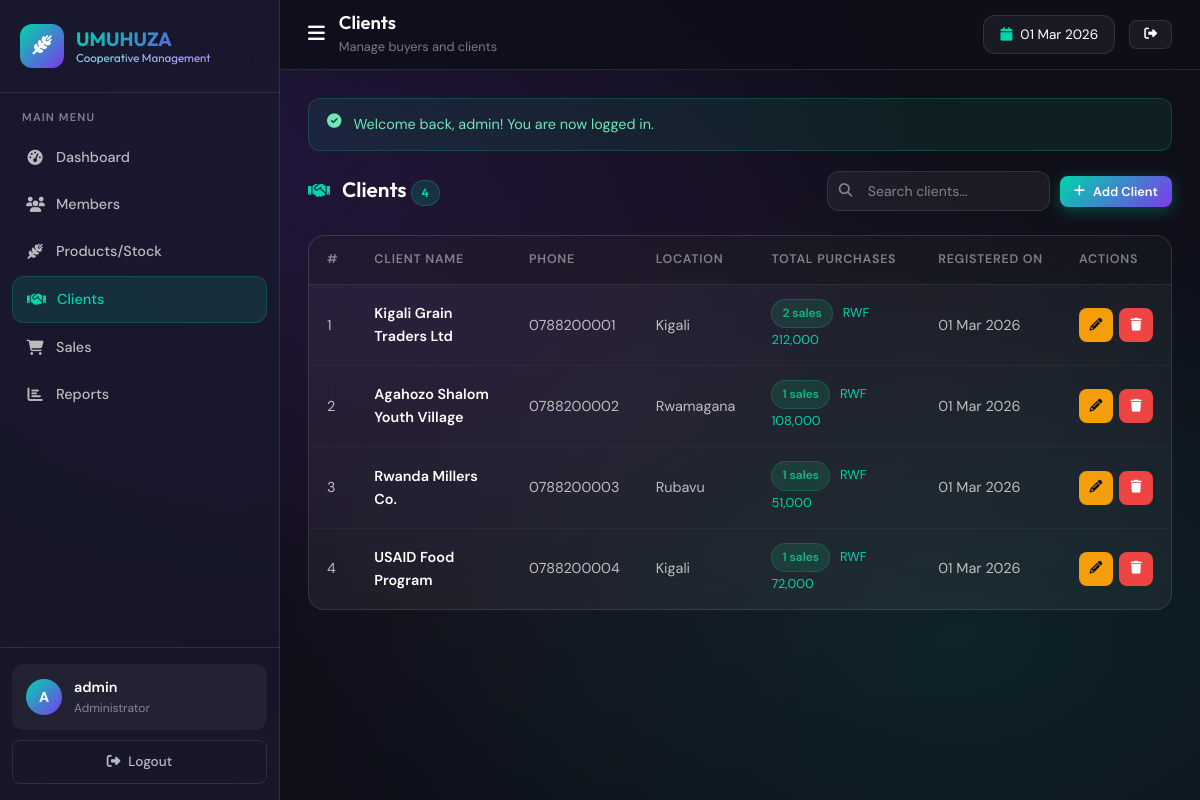
The page /clients.php (signed in) on the database its author committed.
### tables this page shows
CREATE TABLE IF NOT EXISTS clients (
    id         INT PRIMARY KEY AUTO_INCREMENT,
    name       VARCHAR(100) NOT NULL,
    phone      VARCHAR(20) NOT NULL,
    location   VARCHAR(100) NOT NULL,
    created_at TIMESTAMP DEFAULT CURRENT_TIMESTAMP
);

### config.php (called while the page is built, shortened)
<?php
function clean($str) {
    return htmlspecialchars(trim($str), ENT_QUOTES, 'UTF-8');
}
function formatCurrency($amount) {
    return 'RWF ' . number_format($amount, 0, '.', ',');
}
function formatDate($date) {
    return date('d M Y', strtotime($date));
}

### clients.php (the view, shortened to what this page needs)
<?php
require_once 'config.php';
$db = getDB();
$search   = trim($_GET['search'] ?? '');
$page_num = max(1, (int)($_GET['page'] ?? 1));
$per_page = 10;
$offset   = ($page_num - 1) * $per_page;
$where  = '';
$params = [];
$total = $db->prepare("SELECT COUNT(*) FROM clients $where");
$total->execute($params);
$total = $total->fetchColumn();
$stmt = $db->prepare("SELECT * FROM clients $where ORDER BY created_at DESC LIMIT $per_page OFFSET $offset");
$stmt->execute($params);
$clients = $stmt->fetchAll();
include 'includes/header.php';
?>
<div class="section-header">
    <div class="section-title">
        <i class="fas fa-handshake"></i>
        <h2>Clients <span class="badge badge-primary"><?= $total ?></span></h2>
    </div>
    <div class="section-actions">
        <form method="GET" class="search-bar">
            <i class="fas fa-search"></i>
            <input type="text" name="search" placeholder="Search clients..." value="<?= clean($search) ?>">
        </form>
        <button class="btn btn-primary btn-sm" onclick="resetClientForm();openModal('client-modal')">
            <i class="fas fa-plus"></i> Add Client
        </button>
    </div>
</div>
<div class="table-container">
    <table class="data-table">
        <thead>
            <tr>
                <th>#</th>
                <th>Client Name</th>
                <th>Phone</th>
                <th>Location</th>
                <th>Total Purchases</th>
                <th>Registered On</th>
                <th>Actions</th>
            </tr>
        </thead>
        <tbody>
            <?php if (!empty($clients)): ?>
            <?php foreach ($clients as $i => $c):
                $purchases = $db->prepare("SELECT COUNT(*), COALESCE(SUM(total),0) FROM sales WHERE client_id=?");
                $purchases->execute([$c['id']]);
                [$count, $total_spent] = $purchases->fetch(PDO::FETCH_NUM);
            ?>
            <tr>
                <td><?= $offset + $i + 1 ?></td>
                <td><strong><?= clean($c['name']) ?></strong></td>
                <td><?= clean($c['phone']) ?></td>
                <td><?= clean($c['location']) ?></td>
                <td>
                    <span class="badge badge-success"><?= $count ?> sales</span>
                    <span style="font-size:0.8rem;color:var(--primary-accent);margin-left:6px;"><?= formatCurrency($total_spent) ?></span>
                </td>
                <td><?= formatDate($c['created_at']) ?></td>
                <td>
                    <div class="table-actions">
                        <button class="btn btn-warning btn-sm btn-icon"
                            onclick="editClient(<?= htmlspecialchars(json_encode($c), ENT_QUOTES) ?>)"
                            title="Edit"><i class="fas fa-pencil"></i></button>
                        <a href="clients.php?action=delete&id=<?= $c['id'] ?>"
                           class="btn btn-danger btn-sm btn-icon"
                           onclick="return confirm('Delete client <?= clean($c['name']) ?>?')"
                           title="Delete"><i class="fas fa-trash"></i></a>
                    </div>
                </td>
            </tr>
            <?php endforeach; ?>
            <?php endif; ?>
        </tbody>
    </table>
</div>
<?php include 'includes/footer.php'; ?>

### rows shown on the page
clients: i "1", name "Kigali Grain Traders Ltd", phone "0788200001", location "Kigali", count "2", total_spent "RWF 212,000", created_at "01 Mar 2026"
clients: i "2", name "Agahozo Shalom Youth Village", phone "0788200002", location "Rwamagana", count "1", total_spent "RWF 108,000", created_at "01 Mar 2026"
clients: i "3", name "Rwanda Millers Co.", phone "0788200003", location "Rubavu", count "1", total_spent "RWF 51,000", created_at "01 Mar 2026"
clients: i "4", name "USAID Food Program", phone "0788200004", location "Kigali", count "1", total_spent "RWF 72,000", created_at "01 Mar 2026"

### other values the page prints
$item['label'] "Dashboard"
$item['label'] "Members"
$item['label'] "Products/Stock"
$item['label'] "Clients"
$item['label'] "Sales"
$item['label'] "Reports"
$initials "A"
$username "admin"
$pt['title'] "Clients"
$pt['subtitle'] "Manage buyers and clients"
$flash['message'] "Welcome back, admin! You are now logged in."
$total "4"
